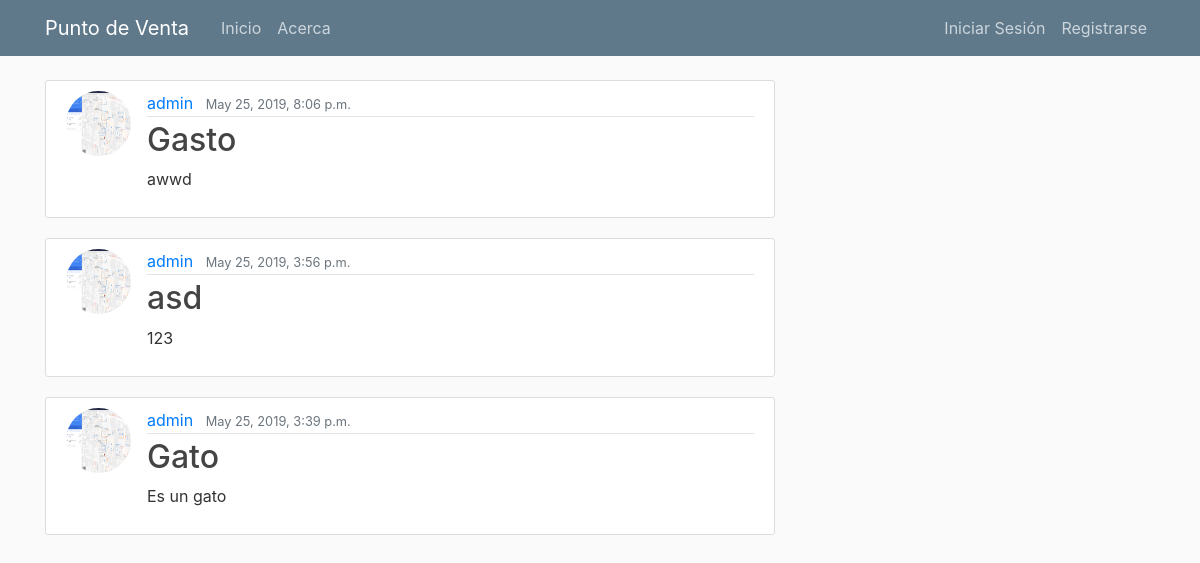
/product, run on an earlier commit of the app's database.
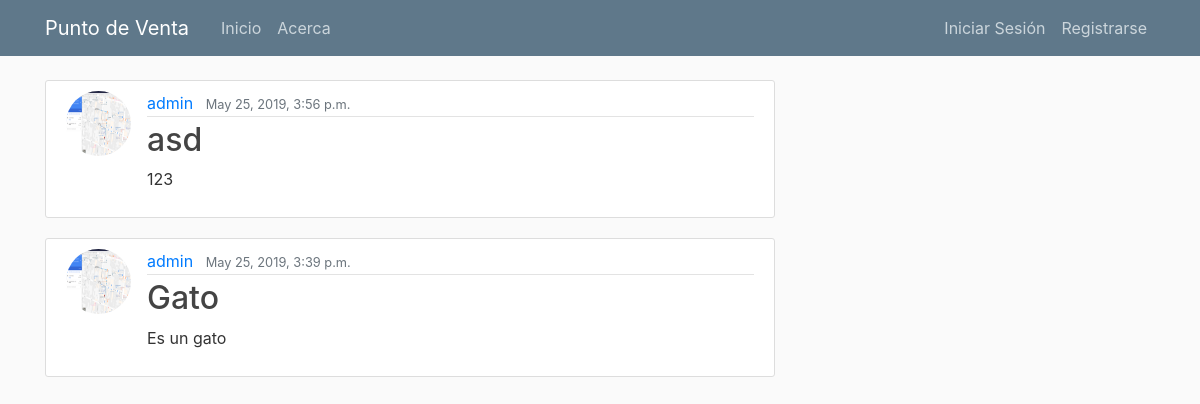
And on a later commit of the database.
### inventory/models.py (models this page shows, shortened)
class Product(models.Model):
    title = models.CharField(max_length=100)
    description = models.TextField()
    price = models.DecimalField(max_digits=6, decimal_places=2)
    mount = models.IntegerField()
    date_posted = models.DateTimeField(default=timezone.now)
    author = models.ForeignKey(User, on_delete=models.CASCADE)

### users/models.py (models this page shows, shortened)
class Profile(models.Model):
    user = models.OneToOneField(User, on_delete=models.CASCADE)
    image = models.ImageField(default='default.jpg', upload_to='profile_pics')

### inventory/views.py (the view)
# urls.py: path('product', ProductListView.as_view(), name='product'),
class ProductListView(ListView):
    model = Product
    template_name = 'inventory/product.html'
    context_object_name = 'products'
    ordering = ['-date_posted']

### inventory/templates/inventory/product.html
{% extends "blog/base.html" %}
    {% block content %}
    {%for product in products%}
    <article class="media content-section">
        <img class="rounded-circle article-img" src ="{{  product.author.profile.image.url }}">
        <div class="media-body">
            <div class="article-metadata">
                <a class="mr-2" href="#">{{ product.author }}</a>
                <small class="text-muted">{{ product.date_posted }}</small>
            </div>
            <h2><a class="article-title" href="{% url 'product-detail' product.id %}">{{ product.title }}</a></h2>
            <p class="article-description">{{ product.description }}</p>
        </div>
    </article>
    {%endfor%}
{% endblock content %}

### blog/templates/blog/base.html (shortened to what this page needs)
{% load static %}
<!DOCTYPE html>
<html>
    <head>
    <link rel="stylesheet" href="https://maxcdn.bootstrapcdn.com/bootstrap/4.0.0/css/bootstrap.min.css">
    <link rel="stylesheet" href="{% static 'blog/main.css' %}">
    </head>
    <body>
        <header class="site-header">
            <nav class="navbar navbar-expand-md navbar-dark bg-steel fixed-top">
                <div class="container">
                    <a class="navbar-brand mr-4" href="/">Punto de Venta</a>
                    <div class="collapse navbar-collapse" id="navbarToggle">
                        <div class="navbar-nav mr-auto">
                            <a class="nav-item nav-link" href="/">Inicio</a>
                            <a class="nav-item nav-link" href="/about">Acerca</a>
                        </div>
                        <div class="navbar-nav">
                            {% if user.is_authenticated %}
                                <a class="nav-item nav-link" href="{% url 'post-create' %}">Nueva Nota</a>
                                <a class="nav-item nav-link" href="{% url 'product-create' %}">Nuevo Producto</a>
                                <a class="nav-item nav-link" href="{% url 'product' %}">Inventario</a>
                                <a class="nav-item nav-link" href="{% url 'profile' %}">Perfil</a>
                                <a class="nav-item nav-link" href="{% url 'logout' %}">Cerrar Sesión</a>
                            {% else %}
                                <a class="nav-item nav-link" href="{% url 'login' %}">Iniciar Sesión</a>
                                <a class="nav-item nav-link" href="{% url 'register' %}">Registrarse</a>
                            {% endif %}
                        </div>
                    </div>
                </div>
            </nav>
        </header>
<main role="main" class="container">
        <div class="row">
          <div class="col-md-8">
            {% block content %}{% endblock %}
          </div>
        </div>
      </main>
    </body>
</html>

### blog/static/blog/main.css (style rules this page uses)
body { background: #fafafa; color: #333333; margin-top: 5rem; }
h1, h2, h3, h4, h5, h6 { color: #444444; }
.bg-steel { background-color: #5f788a; }
.site-header .navbar-nav .nav-link { color: #cbd5db; }
.content-section { background: #ffffff; padding: 10px 20px; border: 1px solid #dddddd; border-radius: 3px; margin-bottom: 20px; }
.article-title { color: #444444; }
.article-img { height: 65px; width: 65px; margin-right: 16px; }
.article-metadata { padding-bottom: 1px; margin-bottom: 4px; border-bottom: 1px solid #e3e3e3 }

What changed in the data, as far as the page shows it:
removed Product: author.profile.image (picture), author "admin", date_posted "May 25, 2019, 8:06 p.m.", title "Gasto", description "awwd"
